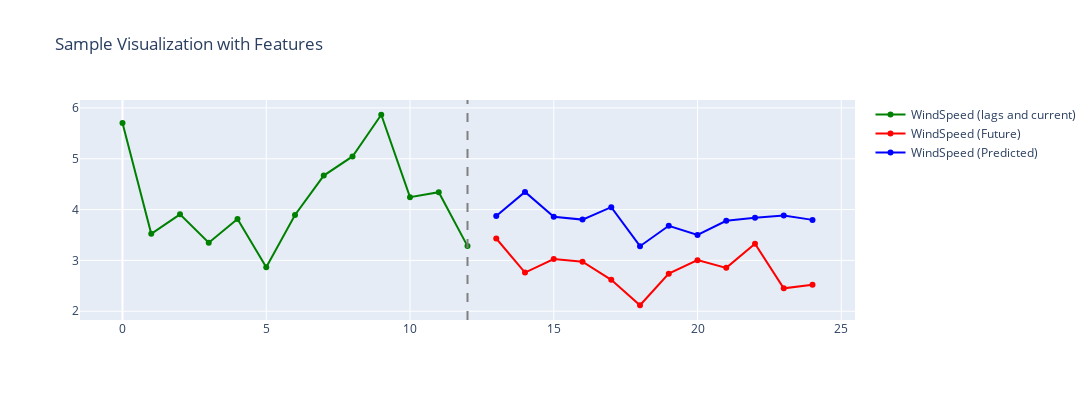

Source (notebook cell):
### Code cell
plot_sample_with_features(X_test, y_test, target_variable='WindSpeed', columns=[
        "WindSpeed"], y_pred_values = y_pred
    )

### Figure 1 — Plotly figure (JSON) as saved in the notebook; plotly's stock layout.template omitted (floating-point values rounded to 4 significant figures)
{"data": [{"line": {"color": "green"}, "mode": "lines+markers", "name": "WindSpeed (lags and current)", "showlegend": true, "type": "scatter", "x": [0, 1, 2, 3, 4, 5, 6, 7, 8, 9, 10, 11, 12], "xaxis": "x", "y": [5.703, 3.522, 3.907, 3.348, 3.816, 2.864, 3.893, 4.669, 5.045, 5.866, 4.243, 4.341, 3.281], "yaxis": "y"}, {"line": {"color": "red"}, "mode": "lines+markers", "name": "WindSpeed (Future)", "showlegend": true, "type": "scatter", "x": [13, 14, 15, 16, 17, 18, 19, 20, 21, 22, 23, 24], "xaxis": "x", "y": [3.431, 2.76, 3.027, 2.973, 2.618, 2.117, 2.738, 3.005, 2.853, 3.328, 2.45, 2.521], "yaxis": "y"}, {"line": {"color": "blue"}, "mode": "lines+markers", "name": "WindSpeed (Predicted)", "showlegend": true, "type": "scatter", "x": [13, 14, 15, 16, 17, 18, 19, 20, 21, 22, 23, 24], "xaxis": "x", "y": [3.874, 4.347, 3.859, 3.802, 4.047, 3.279, 3.682, 3.5, 3.778, 3.84, 3.881, 3.797], "yaxis": "y"}], "layout": {"height": 400, "shapes": [{"line": {"color": "gray", "dash": "dash"}, "type": "line", "x0": 12, "x1": 12, "xref": "x", "y0": 0, "y1": 1, "yref": "y domain"}], "title": {"text": "Sample Visualization with Features"}, "width": 1500, "xaxis": {"anchor": "y", "domain": [0, 1]}, "yaxis": {"anchor": "x", "domain": [0, 1]}}}
